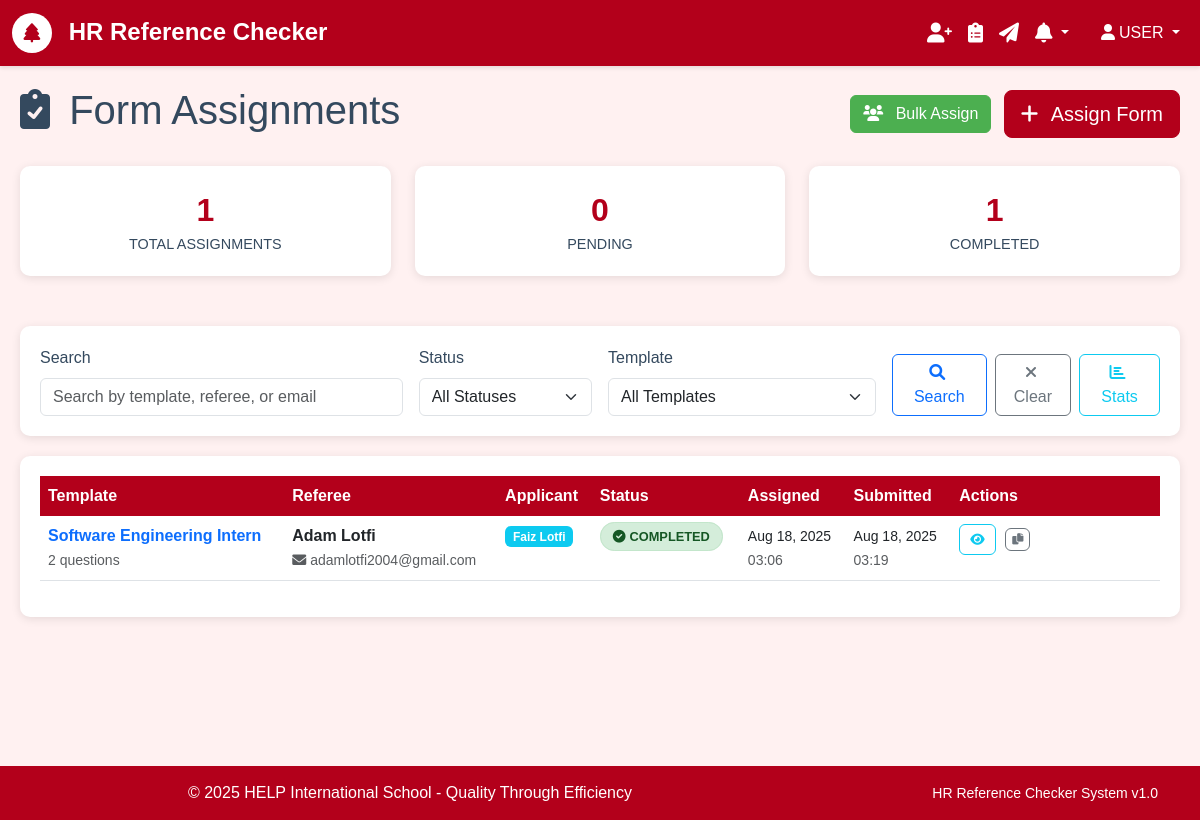
The app's page /forms/ (signed in), older data.
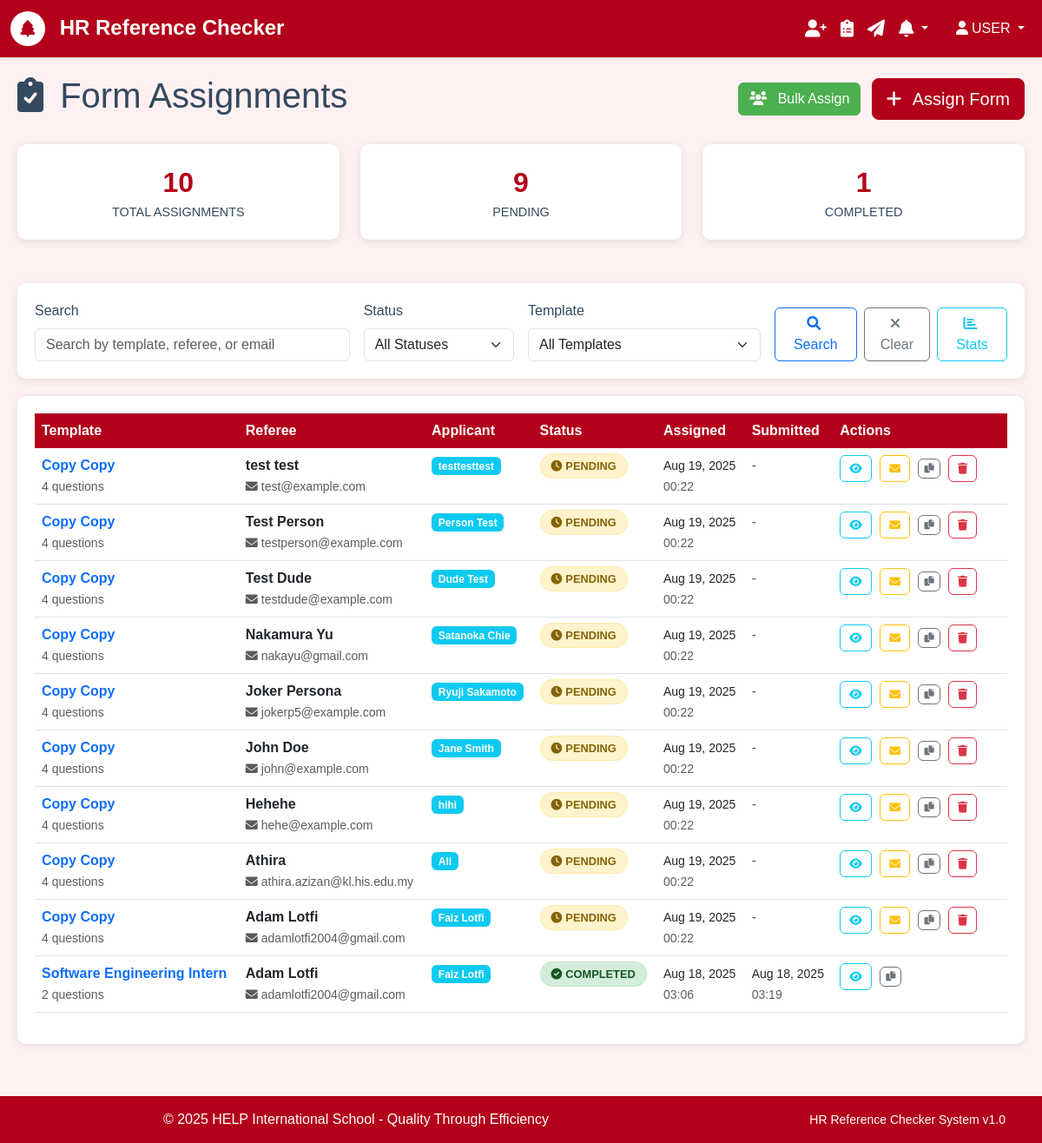
The same page, newer data.
### forms/models.py (models this page shows, shortened)
class Form(models.Model):
    template = models.ForeignKey('form_templates.Template', on_delete=models.CASCADE)
    referee = models.ForeignKey('referees.Referee', on_delete=models.CASCADE)
    unique_token = models.CharField(max_length=255, unique=True, blank=True)
    status = models.CharField(
        max_length=20,
        choices=FormStatus.choices,
        default=FormStatus.PENDING
    )
    created_at = models.DateTimeField(auto_now_add=True)
    submitted_at = models.DateTimeField(null=True, blank=True)
    class Meta:
        ordering = ['-created_at']
        verbose_name = 'Form Assignment'
        verbose_name_plural = 'Form Assignments'
    def generate_access_url(self, base_url="http://localhost:8000"):
        return f"{base_url}/form/{self.unique_token}/"
    def is_expired(self, expiry_days=30):
        expiry_date = self.created_at + timedelta(days=expiry_days)
        return timezone.now() > expiry_date

### form_templates/models.py (models this page shows, shortened)
class Template(models.Model):
    title = models.CharField(max_length=255, validators=[MinLengthValidator(3)])
    description = models.TextField(blank=True, help_text="Brief description of this template")
    instructions = models.TextField(
        blank=True,
        help_text="Instructions shown to referees before filling the form"
    )
    created_by = models.ForeignKey(settings.AUTH_USER_MODEL, on_delete=models.CASCADE)
    is_active = models.BooleanField(default=True)
    created_at = models.DateTimeField(auto_now_add=True)
    updated_at = models.DateTimeField(auto_now=True)
    class Meta:
        ordering = ['-created_at']
        verbose_name = 'Form Template'
        verbose_name_plural = 'Form Templates'
    def get_questions_count(self):
        return self.questions.count()

### referees/models.py (models this page shows, shortened)
class Referee(models.Model):
    name = models.CharField(max_length=255)
    email = models.EmailField()
    phone_regex = RegexValidator(
        regex=r'^\+?1?\d{9,15}$',
        message="Phone number must be entered in the format: '+999999999'. Up to 15 digits allowed."
    )
    phone = models.CharField(validators=[phone_regex], max_length=17, blank=True)
    relationship = models.CharField(max_length=100, help_text="e.g., Former Manager, Colleague, etc.")
    applicant_name = models.CharField(max_length=255, help_text="Name of the person being referenced")
    created_at = models.DateTimeField(auto_now_add=True)
    is_active = models.BooleanField(default=True)
    class Meta:
        ordering = ['-created_at']
        verbose_name = 'Referee'
        verbose_name_plural = 'Referees'

### forms/views.py (the view, shortened to what this page needs)
# urls.py: path('', views.FormAssignmentListView.as_view(), name='list'),
class FormAssignmentListView(LoginRequiredMixin, ListView):
    model = Form
    template_name = 'forms/list.html'
    context_object_name = 'form_assignments'
    paginate_by = 20
    def get_queryset(self):
        queryset = Form.objects.all().select_related('template', 'referee').order_by('-created_at')
        search_query = self.request.GET.get('search')
        status_filter = self.request.GET.get('status')
        if status_filter:
            queryset = queryset.filter(status=status_filter)
        template_filter = self.request.GET.get('template')
        if template_filter:
            queryset = queryset.filter(template_id=template_filter)
        return queryset
    def get_context_data(self, **kwargs):
        context = super().get_context_data(**kwargs)
        context['search_query'] = self.request.GET.get('search', '')
        context['status_filter'] = self.request.GET.get('status', '')
        context['template_filter'] = self.request.GET.get('template', '')
        context['total_assignments'] = Form.objects.count()
        context['pending_assignments'] = Form.objects.filter(status=FormStatus.PENDING).count()
        context['completed_assignments'] = Form.objects.filter(status=FormStatus.COMPLETED).count()
        context['status_choices'] = FormStatus.choices
        context['templates'] = Template.objects.filter(is_active=True).order_by('title')
        return context

### core/models.py (called while the page is built)
    @classmethod
    def get_unread_count(cls, user):
        return cls.objects.filter(user=user, is_read=False, is_dismissed=False).count()

    @classmethod
    def get_recent_notifications(cls, user, limit=10):
        return cls.objects.filter(user=user, is_dismissed=False).order_by('-created_at')[:limit]

### templates/forms/list.html (shortened to what the changed rows need)
{% extends 'base.html' %}
{% block content %}
<div class="assignment-container">
    <div class="d-flex justify-content-between align-items-center mb-4">
        <h1>
            <i class="fas fa-clipboard-check me-2"></i>
            Form Assignments
        </h1>
    </div>
    <div class="row stats-row">
        <div class="col-md-4">
            <div class="stat-card">
                <div class="stat-number">{{ total_assignments }}</div>
                <div class="stat-label">Total Assignments</div>
            </div>
        </div>
        <div class="col-md-4">
            <div class="stat-card">
                <div class="stat-number">{{ pending_assignments }}</div>
                <div class="stat-label">Pending</div>
            </div>
        </div>
    </div>
    <div class="table-container">
        {% if form_assignments %}
            <div class="table-responsive">
                <table class="table table-hover">
                    <thead>
                        <tr>
                            <th>Template</th>
                            <th>Referee</th>
                            <th>Applicant</th>
                            <th>Status</th>
                            <th>Assigned</th>
                            <th>Submitted</th>
                            <th>Actions</th>
                        </tr>
                    </thead>
                    <tbody>
                        {% for assignment in form_assignments %}
                        <tr>
                            <td>
                                <div class="assignment-info">
                                    <div>
                                        <strong>
                                            <a href="{% url 'forms:detail' assignment.pk %}"
                                               class="text-decoration-none">
                                                {{ assignment.template.title }}
                                            </a>
                                        </strong>
                                        <br>
                                        <small class="text-muted">
                                            {{ assignment.template.get_questions_count }} question{{ assignment.template.get_questions_count|pluralize }}
                                        </small>
                                    </div>
                                </div>
                            </td>
                            <td>
                                <div>
                                    <strong>{{ assignment.referee.name }}</strong>
                                    <br>
                                    <small class="text-muted">
                                        <i class="fas fa-envelope me-1"></i>{{ assignment.referee.email }}
                                    </small>
                                </div>
                            </td>
                            <td>
                                <span class="badge bg-info">{{ assignment.referee.applicant_name }}</span>
                            </td>
                            <td>
                                {% if assignment.status == 'PENDING' %}
                                    <span class="status-badge status-pending">
                                        <i class="fas fa-clock me-1"></i>Pending
                                    </span>
                                {% else %}
                                    <span class="status-badge status-completed">
                                        <i class="fas fa-check-circle me-1"></i>Completed
                                    </span>
                                {% endif %}
                            </td>
                            <td>
                                <small>{{ assignment.created_at|date:"M d, Y" }}</small>
                                <br>
                                <small class="text-muted">{{ assignment.created_at|time:"H:i" }}</small>
                            </td>
                            <td>
                                {% if assignment.submitted_at %}
                                    <small>{{ assignment.submitted_at|date:"M d, Y" }}</small>
                                    <br>
                                    <small class="text-muted">{{ assignment.submitted_at|time:"H:i" }}</small>
                                {% else %}
                                    <span class="text-muted">-</span>
                                {% endif %}
                            </td>
                            <td>
                                <div class="action-buttons-container">
                                    <a href="{% url 'forms:detail' assignment.pk %}"
                                       class="btn btn-outline-info btn-action"
                                       title="View Details">
                                        <i class="fas fa-eye"></i>
                                    </a>
                                    {% if assignment.status == 'PENDING' %}
                                        <a href="{% url 'forms:resend' assignment.pk %}"
                                           class="btn btn-outline-warning btn-action"
                                           title="Resend Email"
                                           onclick="return confirm('Send reminder email to {{ assignment.referee.name }}?')">
                                            <i class="fas fa-envelope"></i>
                                        </a>
                                    {% endif %}
                                    <button class="btn btn-outline-secondary btn-action copy-btn"
                                            title="Copy Form Link"
                                            onclick="copyToClipboard('{{ assignment.generate_access_url }}', this)">
                                        <i class="fas fa-copy"></i>
                                    </button>
                                    {% if assignment.status == 'PENDING' %}
                                        <a href="{% url 'forms:delete' assignment.pk %}"
                                           class="btn btn-outline-danger btn-action"
                                           title="Delete Assignment"
                                           onclick="return confirm('Are you sure you want to delete this assignment?')">
                                            <i class="fas fa-trash"></i>
                                        </a>
                                    {% endif %}
                                </div>
                            </td>
                        </tr>
                        {% endfor %}
                    </tbody>
                </table>
            </div>
        {% endif %}
    </div>
</div>
{% endblock %}

Row changes from the older to the newer data that the page shows:
added Form: template "Copy Copy", template.get_questions_count "4", referee.name "test test", referee.email "test@example.com", referee.applicant_name "testtesttest", status "PENDING" (drawn), created_at "Aug 19, 2025", created_at "00:22"
added Form: template "Copy Copy", template.get_questions_count "4", referee.name "Test Person", referee.email "testperson@example.com", referee.applicant_name "Person Test", status "PENDING" (drawn), created_at "Aug 19, 2025", created_at "00:22"
added Form: template "Copy Copy", template.get_questions_count "4", referee.name "Test Dude", referee.email "testdude@example.com", referee.applicant_name "Dude Test", status "PENDING" (drawn), created_at "Aug 19, 2025", created_at "00:22"
added Form: template "Copy Copy", template.get_questions_count "4", referee.name "Nakamura Yu", referee.email "nakayu@gmail.com", referee.applicant_name "Satanoka Chie", status "PENDING" (drawn), created_at "Aug 19, 2025", created_at "00:22"
added Form: template "Copy Copy", template.get_questions_count "4", referee.name "Joker Persona", referee.email "jokerp5@example.com", referee.applicant_name "Ryuji Sakamoto", status "PENDING" (drawn), created_at "Aug 19, 2025", created_at "00:22"
added Form: template "Copy Copy", template.get_questions_count "4", referee.name "John Doe", referee.email "john@example.com", referee.applicant_name "Jane Smith", status "PENDING" (drawn), created_at "Aug 19, 2025", created_at "00:22"
added Form: template "Copy Copy", template.get_questions_count "4", referee.name "Hehehe", referee.email "hehe@example.com", referee.applicant_name "hihi", status "PENDING" (drawn), created_at "Aug 19, 2025", created_at "00:22"
added Form: template "Copy Copy", template.get_questions_count "4", referee.name "Athira", referee.email "athira.azizan@kl.his.edu.my", referee.applicant_name "Ali", status "PENDING" (drawn), created_at "Aug 19, 2025", created_at "00:22"
added Form: template "Copy Copy", template.get_questions_count "4", referee.name "Adam Lotfi", referee.email "adamlotfi2004@gmail.com", referee.applicant_name "Faiz Lotfi", status "PENDING" (drawn), created_at "Aug 19, 2025", created_at "00:22"
Text that changed along with them:
{{ total_assignments }}: "1" → "10"
{{ pending_assignments }}: "0" → "9"
